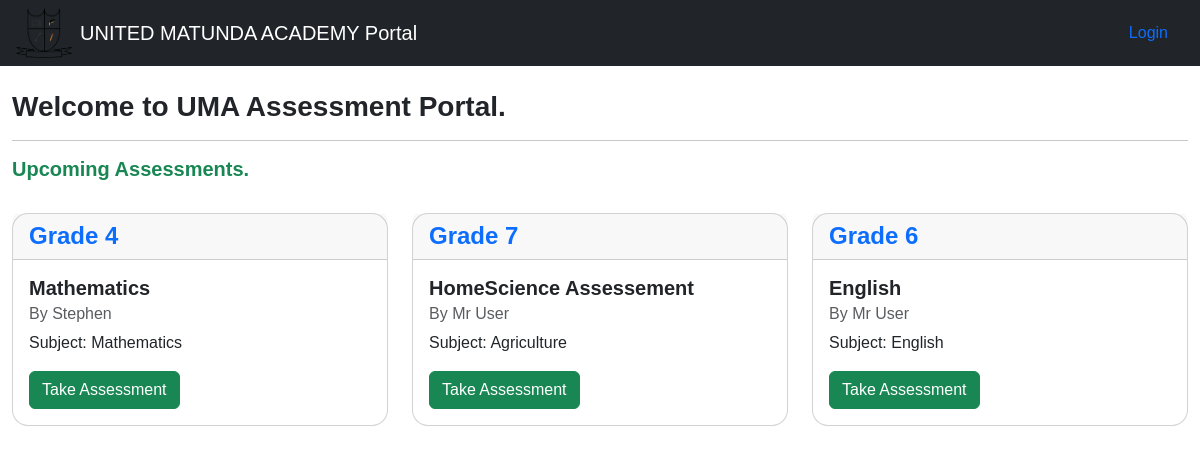
Page /assessment/ on the earlier database version.
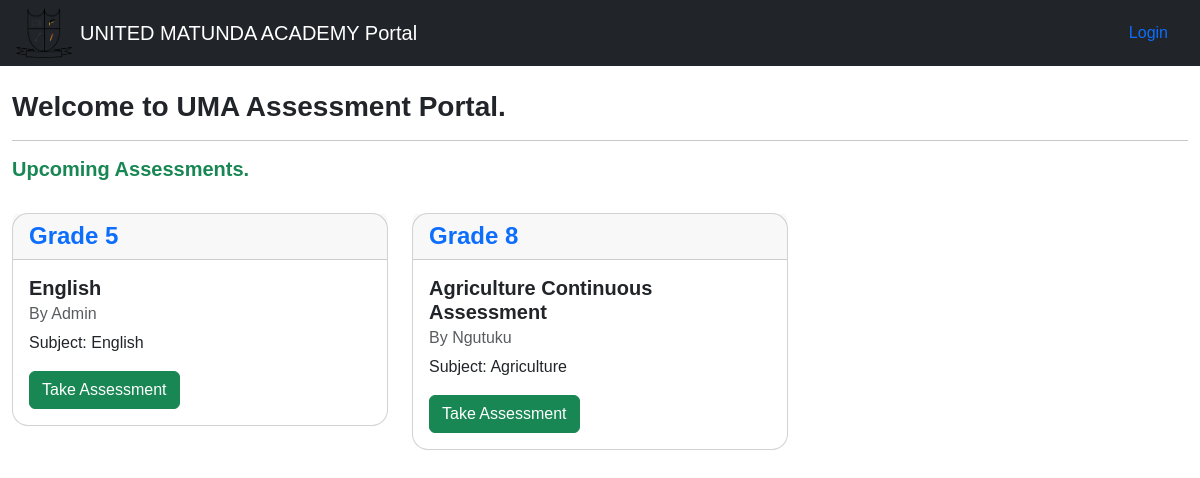
Same page on the later database version.
### Assessments/models.py (models this page shows, shortened)
class Assessment(models.Model):
    title = models.CharField(max_length=255)
    user = models.ForeignKey(User,  on_delete=models.CASCADE, blank=True, null=True)
    grade = models.ForeignKey(Grade, related_name='grade_assessments', on_delete=models.CASCADE)
    subject = models.ForeignKey(Subject, on_delete=models.CASCADE)
    teacher = models.CharField(max_length=250)
    scheduled_date = models.DateTimeField()
    duration_minutes = models.PositiveIntegerField()
    created = models.DateTimeField(auto_now_add=True)
    description = models.TextField(blank=True, null=True)
    is_published = models.BooleanField(default=False)
    done = models.BooleanField(default=False)
    class Meta:
        ordering = ('-created',)

### Subjects/models.py (models this page shows, shortened)
class Grade(models.Model):
    name = models.CharField(max_length=250)
    def __str__(self):
        return f"{self.name}"

class Subject(models.Model):
    grade = models.ForeignKey(Grade, on_delete=models.CASCADE, blank=True)
    name = models.CharField(max_length=250)

### Assessments/views.py (the view)
# urls.py: path('', views.Home, name='assessment_home'),
def Home(request):
    assessments = Assessment.objects.filter(is_published=True)
    return render(request, 'assessment_home_page.html', {'assessments': assessments})

### Assessments/templates/assessment_home_page.html (shortened to what this page needs)
{% extends 'base.html' %}
{% block content %}
<h3>Welcome to UMA Assessment Portal.</h3>
<hr>
<h5><span class="text-success">Upcoming Assessments.</span> </h5>
<br>
<div class="row row-cols-1 row-cols-md-4 g-4">
        {% for a in assessments %}
            <div class="col-md-4">
                <div class="card mb-3">
                  <h4 class="card-header text-primary">{{ a.grade }}</h4>
                  <div class="card-body">
                    <h5 class="card-title">{{ a.title }}</h5>
                      <h6 class="card-subtitle mb-2 text-muted">By {{ a.teacher }}</h6>
                    <p class="card-text">Subject: {{ a.subject.name }}</p>
                    <a href="{% url 'take_assessment' a.id %}" class="btn btn-success">Take Assessment</a>
                  </div>
                </div>
            </div>
        {% empty %}
            <h3 class="text-warning">No upcoming assessments.</li>
        {% endfor %}
</div>
{% endblock %}

Differences in the rows shown:
removed Assessment: grade "Grade 4", title "Mathematics", teacher "Stephen", subject.name "Mathematics"
removed Assessment: grade "Grade 7", title "HomeScience Assessement", teacher "Mr User", subject.name "Agriculture"
removed Assessment: grade "Grade 6", title "English", teacher "Mr User", subject.name "English"
added Assessment: grade "Grade 5", title "English", teacher "Admin", subject.name "English"
added Assessment: grade "Grade 8", title "Agriculture Continuous Assessment", teacher "Ngutuku", subject.name "Agriculture"
